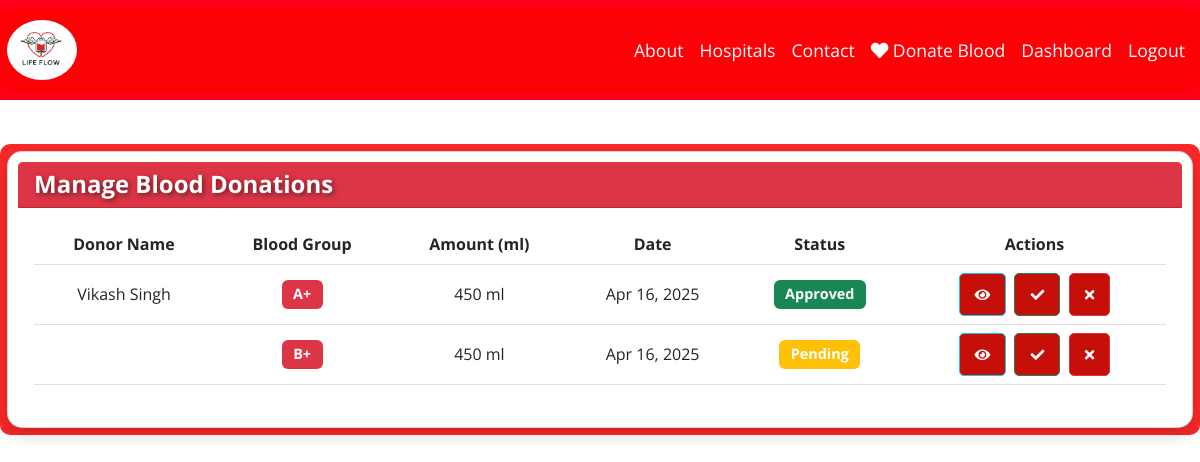
/admin-donations/ (signed in), run on the app's committed database.
### core/models.py (models this page shows, shortened)
class DonorDonation(models.Model):
    STATUS_CHOICES = [
        ('pending', 'Pending'),
        ('approved', 'Approved'),
        ('rejected', 'Rejected'),
        ('completed', 'Completed')
    ]
    donor = models.ForeignKey(Donor, on_delete=models.CASCADE)
    blood_group = models.CharField(max_length=3, choices=BLOOD_GROUP_CHOICES)
    amount_ml = models.PositiveIntegerField(default=450)
    donation_date = models.DateField(auto_now_add=True)
    medical_conditions = models.TextField(blank=True)
    last_donation_date = models.DateField(null=True, blank=True)
    status = models.CharField(max_length=20, choices=STATUS_CHOICES, default='pending')
    notes = models.TextField(blank=True)
    class Meta:
        ordering = ['-donation_date']
        verbose_name = 'Donor Donation'
        verbose_name_plural = 'Donor Donations'

class Donor(models.Model):
    AVAILABILITY_STATUS = [
        ('available', 'Available'),
        ('unavailable', 'Unavailable'),
        ('pending', 'Pending Verification')
    ]
    user = models.ForeignKey(settings.AUTH_USER_MODEL, on_delete=models.CASCADE)
    blood_group = models.CharField(max_length=5, choices=BLOOD_GROUP_CHOICES)
    city = models.CharField(max_length=100)
    phone = models.CharField(max_length=15)
    is_available = models.BooleanField(default=True)
    last_donation_date = models.DateField(null=True, blank=True)
    availability_status = models.CharField(
        max_length=20,
        choices=AVAILABILITY_STATUS,
        default='pending'
    )
    medical_history = models.TextField(blank=True)
    total_donations = models.PositiveIntegerField(default=0)
    registered_date = models.DateField(default=timezone.now)  # Changed from auto_now_add
    class Meta:
        ordering = ['-registered_date']
        verbose_name = 'Donor'
        verbose_name_plural = 'Donors'

class CustomUser(AbstractUser):
    BLOOD_GROUP_CHOICES = [
        ('A+', 'A+'), ('A-', 'A-'),
        ('B+', 'B+'), ('B-', 'B-'),
        ('O+', 'O+'), ('O-', 'O-'),
        ('AB+', 'AB+'), ('AB-', 'AB-')
    ]
    phone = models.CharField(max_length=15)
    blood_group = models.CharField(max_length=5, choices=BLOOD_GROUP_CHOICES)
    city = models.CharField(max_length=100)
    security_question = models.CharField(max_length=50, choices=SECURITY_QUESTIONS, blank=True)
    security_answer = models.CharField(max_length=255, blank=True)
    profile_photo = models.ImageField(upload_to='profile_photos/', null=True, blank=True)

### core/views.py (the view)
# urls.py: path('admin-donations/', views.admin_donations, name='admin_donations'),
@user_passes_test(is_superuser)
def admin_donations(request):
    donations = DonorDonation.objects.all().order_by('-donation_date')  # Changed from date to donation_date
    context = {
        'donations': donations,
        'total_donations': donations.count(),
        'pending_donations': donations.filter(status='pending').count(),
        'approved_donations': donations.filter(status='approved').count()
    }
    return render(request, 'admin_donations.html', context)

### core/views.py (called while the page is built)
def is_superuser(user):
    return user.is_superuser

### core/templates/admin_donations.html (shortened to what this page needs)
{% extends 'base.html' %}
{% load static %}
{% block content %}
<br><br><br><br>
<div class="container mt-5">
    <div class="card shadow">
        <div class="card-header bg-danger text-white d-flex justify-content-between align-items-center">
            <h4 class="mb-0">Manage Blood Donations</h4>
        </div>
        <div class="card-body">
            <div class="table-responsive">
                <table class="table table-hover">
                    <thead>
                        <tr>
                            <th>Donor Name</th>
                            <th>Blood Group</th>
                            <th>Amount (ml)</th>
                            <th>Date</th>
                            <th>Status</th>
                            <th>Actions</th>
                        </tr>
                    </thead>
                    <tbody>
                        {% for donation in donations %}
                        <tr>
                            <td>{{ donation.donor.user.get_full_name }}</td>
                            <td><span class="badge bg-danger">{{ donation.blood_group }}</span></td>
                            <td>{{ donation.amount_ml }} ml</td>
                            <td>{{ donation.donation_date|date:"M d, Y" }}</td>
                            <td>
                                <span class="badge {% if donation.status == 'pending' %}bg-warning
                                    {% elif donation.status == 'approved' %}bg-success
                                    {% else %}bg-danger{% endif %}">
                                    {{ donation.status|title }}
                                </span>
                            </td>
                            <td>
                                <button class="btn btn-sm btn-info" data-bs-toggle="modal"
                                        data-bs-target="#detailsModal{{ donation.id }}">
                                    <i class="fas fa-eye"></i>
                                </button>
                                <button class="btn btn-sm btn-success" onclick="updateStatus('{{ donation.id }}', 'approved')">
                                    <i class="fas fa-check"></i>
                                </button>
                                <button class="btn btn-sm btn-danger" onclick="updateStatus('{{ donation.id }}', 'rejected')">
                                    <i class="fas fa-times"></i>
                                </button>
                            </td>
                        </tr>
                        {% endfor %}
                    </tbody>
                </table>
            </div>
        </div>
    </div>
</div>
{% endblock %}

### core/static/style.css (style rules this page uses)
body { font-family: Arial, sans-serif; color: #dc1b1b; background-color: white; transition: background-color 0.3s, color 0.3s; }
.container { max-width: 1200px; margin: auto; padding: 10px; }
.card { background: #fff; padding: 10px; border-radius: 15px; box-shadow: 0 4px 8px rgba(0, 0, 0, 0.1); text-align: center; transition: transform 0.3s; }
.container { position: relative; z-index: 2; background: rgba(250, 3, 3, 0.85); padding: 7px; border-radius: 10px; }
.btn { display: inline-block; padding: 10px 15px; background: #c50f08; color: white; border-radius: 5px; text-decoration: none; font-weight: bold; transition: background 0.3s; }
h2, h4 { color: white !important; font-weight: bold; text-shadow: 2px 2px 5px rgba(0, 0, 0, 0.5); }

### core/templates/base.html (style rules this page uses)
body { font-family: 'Open Sans', sans-serif; scroll-behavior: smooth; }

### core/templates/admin_donations.html (style rules this page uses)
.badge { font-size: 0.9em; padding: 0.5em 0.8em; }
.btn-sm { margin: 0 2px; }
.table td { vertical-align: middle; }

### data on the page
DonorDonation: donor.user.get_full_name "Vikash Singh", blood_group "A+", amount_ml "450", donation_date "Apr 16, 2025", status "Approved"
DonorDonation: blood_group "B+", amount_ml "450", donation_date "Apr 16, 2025", status "Pending"
